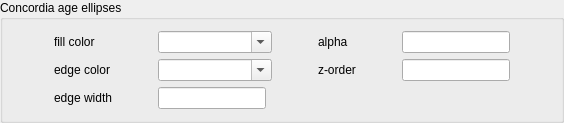
           <widget class="QGroupBox" name="groupBox_23">
            <property name="title">
             <string>Concordia age ellipses</string>
            </property>
            <layout class="QVBoxLayout" name="verticalLayout_20">
             <item>
              <layout class="QGridLayout" name="gridLayout_28">
               <item row="0" column="6">
                <widget class="QLabel" name="label_66">
                 <property name="text">
                  <string>alpha</string>
                 </property>
                </widget>
               </item>
               <item row="0" column="7">
                <spacer name="horizontalSpacer_95">
                 <property name="orientation">
                  <enum>Qt::Horizontal</enum>
                 </property>
                 <property name="sizeHint" stdset="0">
                  <size>
                   <width>40</width>
                   <height>20</height>
                  </size>
                 </property>
                </spacer>
               </item>
               <item row="0" column="5">
                <spacer name="horizontalSpacer_98">
                 <property name="orientation">
                  <enum>Qt::Horizontal</enum>
                 </property>
                 <property name="sizeHint" stdset="0">
                  <size>
                   <width>40</width>
                   <height>20</height>
                  </size>
                 </property>
                </spacer>
               </item>
               <item row="0" column="2">
                <spacer name="horizontalSpacer_158">
                 <property name="orientation">
                  <enum>Qt::Horizontal</enum>
                 </property>
                 <property name="sizeHint" stdset="0">
                  <size>
                   <width>40</width>
                   <height>20</height>
                  </size>
                 </property>
                </spacer>
               </item>
               <item row="1" column="8">
                <widget class="QLineEdit" name="ageEllipseZEntry"/>
               </item>
               <item row="1" column="2">
                <spacer name="horizontalSpacer_15">
                 <property name="orientation">
                  <enum>Qt::Horizontal</enum>
                 </property>
                 <property name="sizeHint" stdset="0">
                  <size>
                   <width>40</width>
                   <height>20</height>
                  </size>
                 </property>
                </spacer>
               </item>
               <item row="2" column="1">
                <widget class="QLabel" name="label_65">
                 <property name="text">
                  <string>edge width</string>
                 </property>
                </widget>
               </item>
               <item row="0" column="1">
                <widget class="QLabel" name="label_14">
                 <property name="text">
                  <string>fill color</string>
                 </property>
                </widget>
               </item>
               <item row="2" column="3">
                <widget class="QLineEdit" name="ageEllipseEdgeWidthEntry"/>
               </item>
               <item row="0" column="8">
                <widget class="QLineEdit" name="ageEllipseAlphaEntry"/>
               </item>
               <item row="1" column="6">
                <widget class="QLabel" name="label_45">
                 <property name="text">
                  <string>z-order</string>
                 </property>
                </widget>
               </item>
               <item row="1" column="1">
                <widget class="QLabel" name="label_60">
                 <property name="text">
                  <string>edge color</string>
                 </property>
                </widget>
               </item>
               <item row="1" column="7">
                <spacer name="horizontalSpacer_51">
                 <property name="orientation">
                  <enum>Qt::Horizontal</enum>
                 </property>
                 <property name="sizeHint" stdset="0">
                  <size>
                   <width>40</width>
                   <height>20</height>
                  </size>
                 </property>
                </spacer>
               </item>
               <item row="0" column="3" colspan="2">
                <widget class="QComboBox" name="ageEllipseFillColorCombo">
                 <property name="editable">
                  <bool>true</bool>
                 </property>
                </widget>
               </item>
               <item row="1" column="5">
                <spacer name="horizontalSpacer_159">
                 <property name="orientation">
                  <enum>Qt::Horizontal</enum>
                 </property>
                 <property name="sizeHint" stdset="0">
                  <size>
                   <width>40</width>
                   <height>20</height>
                  </size>
                 </property>
                </spacer>
               </item>
               <item row="0" column="0">
                <spacer name="horizontalSpacer_96">
                 <property name="orientation">
                  <enum>Qt::Horizontal</enum>
                 </property>
                 <property name="sizeHint" stdset="0">
                  <size>
                   <width>40</width>
                   <height>20</height>
                  </size>
                 </property>
                </spacer>
               </item>
               <item row="1" column="3" colspan="2">
                <widget class="QComboBox" name="ageEllipseEdgeColorCombo">
                 <property name="editable">
                  <bool>true</bool>
                 </property>
                </widget>
               </item>
               <item row="0" column="9">
                <spacer name="horizontalSpacer_52">
                 <property name="orientation">
                  <enum>Qt::Horizontal</enum>
                 </property>
                 <property name="sizeHint" stdset="0">
                  <size>
                   <width>40</width>
                   <height>20</height>
                  </size>
                 </property>
                </spacer>
               </item>
              </layout>
             </item>
            </layout>
           </widget>
